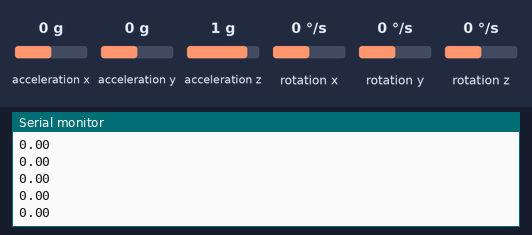
The sketch below on a simulated Arduino Uno, built with avr-gcc and run on an emulated ATmega328P. Parts: the last lines printed to the serial monitor. The inputs (shaded band) are chosen by the test bench; at power-on: acceleration y 0 g, acceleration x 0 g, acceleration z 1 g, rotation x 0 °/s, rotation y 0 °/s, rotation z 0 °/s.

Above: at 4.2 s.
4.3 s: acceleration y set to -1.4 g
At 4.9 s:
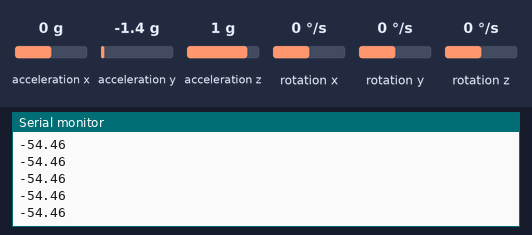
5.8 s: acceleration x set to -1.4 g
At 6.7 s:
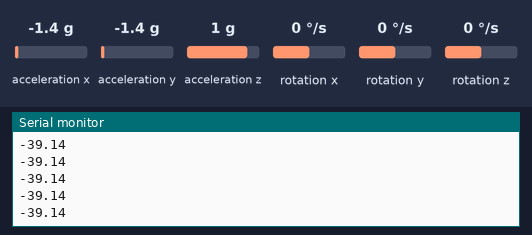
7.3 s: acceleration z set to -1.4 g
At 8.4 s:
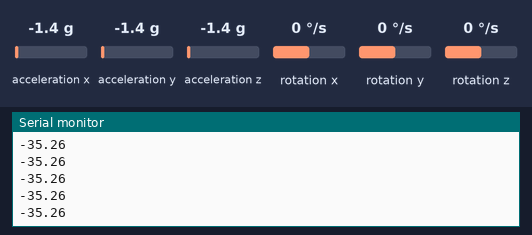
Timing chart, 0 to 10.3 s (numbered marks = the images above; inputs shaded):
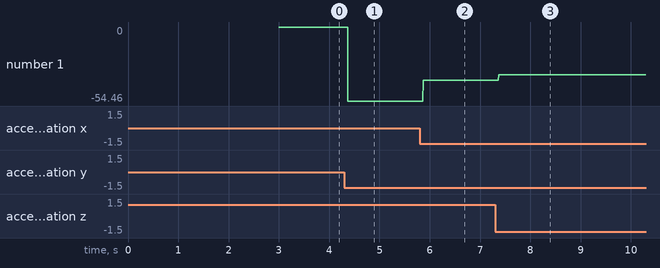

Measured:
- after the input at 4.3 s, the serial monitor: prints a new line after 0.07 s (image 1)
- after the input at 5.8 s, the serial monitor: prints a new line after 0.07 s (image 2)
- after the input at 7.3 s, the serial monitor: prints a new line after 0.07 s (image 3)
- plotted number 1: 0 → -54.46 after the input at 4.3 s, -54.46 → -39.14 after the input at 5.8 s, -39.14 → -35.2 after the input at 7.3 s

The sketch:

GetAllData.ino
```cpp
#include <MPU6050_tockn.h>
#include <Wire.h>

MPU6050 mpu6050(Wire);

long timer = 0;

void setup() {
  Serial.begin(9600);
  Wire.begin();
  mpu6050.begin();
  mpu6050.calcGyroOffsets(true);
}

void loop() {
  mpu6050.update();

  // if(millis() - timer > 100){ //millis()为连续运转时长，timer存储上一时刻时间，单位mS

    // Serial.println("=======================================================");
    // Serial.print("temp : ");Serial.println(mpu6050.getTemp());
    // //加速度
    // Serial.print("accX : ");Serial.print(mpu6050.getAccX());
    // Serial.print("\t accY : ");Serial.print(mpu6050.getAccY());
    // Serial.print("\t accZ : ");Serial.println(mpu6050.getAccZ());

    //角速度
    // /*Serial.print("gyroX : ");*/Serial.print(mpu6050.getGyroX());
    // Serial.print(","); //串口绘图仪切换下一数据值使用
    // /*Serial.print("\t gyroY : ");*/Serial.print(mpu6050.getGyroY());
    // Serial.print(","); //串口绘图仪切换下一数据值使用
    // /*Serial.print("\t gyroZ : ");*/Serial.println(mpu6050.getGyroZ());

    // //加速度角
    // Serial.print("accAngleX : ");Serial.print(mpu6050.getAccAngleX());
    // Serial.print("\t accAngleY : ");Serial.println(mpu6050.getAccAngleY());

    // //陀螺仪角
    // // Serial.print("gyroAngleX : ");
    // Serial.print( int(mpu6050.getGyroAngleX()) );
    // Serial.print(","); //串口绘图仪切换下一数据值使用
    // // Serial.print("\t gyroAngleY : ");
    // Serial.print( int(mpu6050.getGyroAngleY()) );
    // Serial.print(","); //串口绘图仪切换下一数据值使用
    // // Serial.print("\t gyroAngleZ : ");
    // Serial.print( mpu6050.getGyroAngleZ() );

    //角度值
    // Serial.print("angleX : ");
    Serial.print(mpu6050.getAngleX());
    // Serial.print(","); //串口绘图仪切换下一数据值使用
    // // Serial.print("\t angleY : ");
    // Serial.print(mpu6050.getAngleY());
    // Serial.print(","); //串口绘图仪切换下一数据值使用
    // // Serial.print("\t angleZ : ");
    // Serial.print( mpu6050.getAngleZ() );
    // Serial.println("=======================================================\n");

    Serial.print("\n"); //串口绘图仪切换下一列数据点使用
  //   timer = millis();
  // }

}
```
